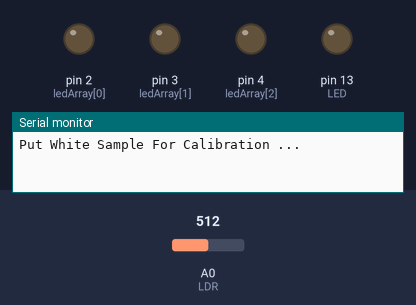
Bench run of a sketch on a simulated Arduino Uno, built with avr-gcc and run on an emulated ATmega328P. On the bench: output pins drawn as LEDs (lit = HIGH), the last lines printed to the serial monitor. The inputs (shaded band) are chosen by the test bench; at power-on: A0 (LDR) = 512.

Above: at 0.1 s.
At 10.8 s:
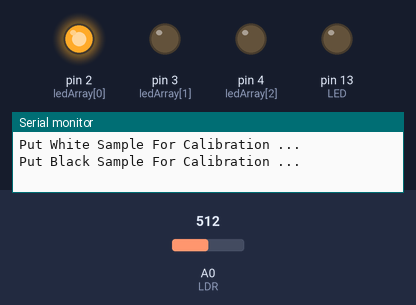
At 16.6 s:
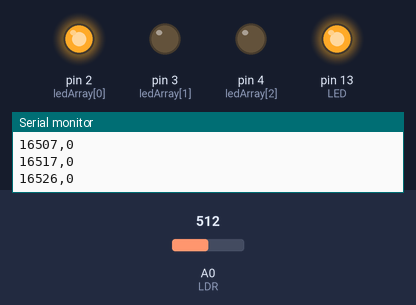
At 17.0 s:
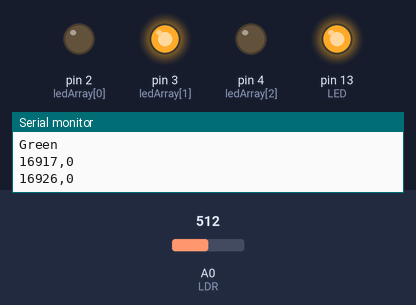
At 17.4 s:
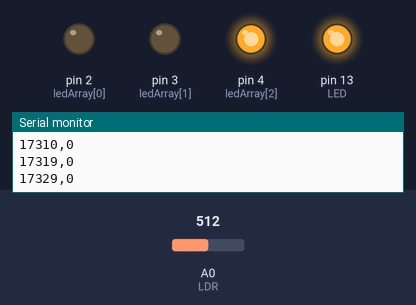
At 17.9 s:
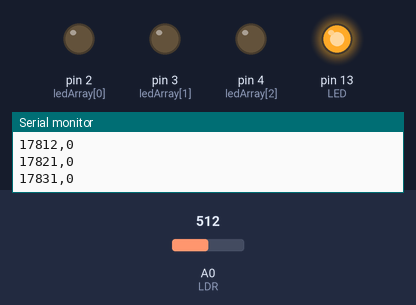
Timing chart, 0 to 19.4 s (numbered marks = the images above):
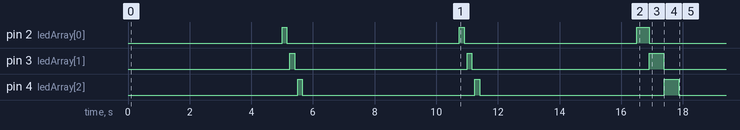

The sketch:

LDR_response_w10studio.ino
```cpp
// Define time delay before taking another LDR reading
#define LDRWait 10 //in milliseconds

// Define time delay before changing to another LED colour
#define RGBWait 100

#define LDR 0   //LDR sensor pin at A0
#define LED 13  //Check Indicator to signal Calibration Completed

// Define colour sensor LED pins
int ledArray[] = {2,3,4};

//placeholders for colour detected
int red = 0;
int green = 0;
int blue = 0;

//floats to hold colour arrays
float colourArray[] = {0,0,0};
float whiteArray[] = {0,0,0};
float blackArray[] = {0,0,0};
float greyDiff[] = {0,0,0};

void setup(){
char colourStr[3][6] = {"Red", "Green", "Blue"};
int currentReading;
     //setup the outputs for the colour sensor
      for (int c = 0;c<=2;c++){
        pinMode(ledArray[c],OUTPUT);
      }

     pinMode(LED,OUTPUT);  //Check Indicator -- OFF during Calibration

     //begin serial communication
     Serial.begin(9600);

     setBalance();  //calibration
     digitalWrite(LED, HIGH); //Check Indicator -- ON after Calibration

     for(int c = 0;c<=2;c++){    //one colour at a time
        Serial.println(colourStr[c]);

        digitalWrite(ledArray[c],HIGH); //turn ON the LED, red, green or blue, one colour at a time
        for(int i = 0; i< 50; i++){  //taking one sample at a time, total of 50 samples
              currentReading = (analogRead(LDR) - blackArray[c])/(greyDiff[c])*255;
              printColour( currentReading);
         }
         digitalWrite(ledArray[c],LOW); //turn OFF the LED, red, green or blue depending which iteration
  }
    Serial.println("Experiment Completed.");
}

void loop(){
 //everything is done once in setup()
}

void setBalance(){
//set white balance
  Serial.println("Put White Sample For Calibration ...");
  delay(5000);     //delay for five seconds for getting sample ready
  digitalWrite(LED,LOW); //Check Indicator OFF during Calibration
//scan the white sample.
//go through one colour at a time, set the maximum reading for each colour -- red, green and blue to the white array
  for(int i = 0;i<=2;i++){
     digitalWrite(ledArray[i],HIGH);
     delay(RGBWait);
     whiteArray[i] = getAvgReading(5);         //scan 5 times to take the average,
     digitalWrite(ledArray[i],LOW);
     delay(RGBWait);
  }
//done scanning white, time for the black sample.

//set black balance
  Serial.println("Put Black Sample For Calibration ...");
    delay(5000);     //delay for five seconds for getting sample ready
//go through one colour at a time, set the minimum reading for red, green and blue to the black array
  for(int i = 0;i<=2;i++){
     digitalWrite(ledArray[i],HIGH);
     delay(RGBWait);
     blackArray[i] = getAvgReading(5);
     digitalWrite(ledArray[i],LOW);
     delay(RGBWait);
//the differnce between the maximum and the minimum gives the range
     greyDiff[i] = whiteArray[i] - blackArray[i];
  }

  //delay another 5 seconds to allow us to prepare the colour objects
  Serial.println("Put Colour Sample For Data Collection  ...");
  delay(5000); //get ready the colour paper
}

int getAvgReading(int times){
//find the average reading for the requested number of times of scanning LDR
  int reading;
  int total =0;
//take the reading as many times as requested and add them up
  for(int i = 0;i < times;i++){
     reading = analogRead(LDR);
     total = reading + total;
     delay(LDRWait);
  }
//calculate the average and return it
  return total/times;
}

void printColour(int reading){       //prints the colour in the colourArray on the Serial Monitor
  Serial.print(millis());
  Serial.print(",");
  Serial.println(reading);
}
```
